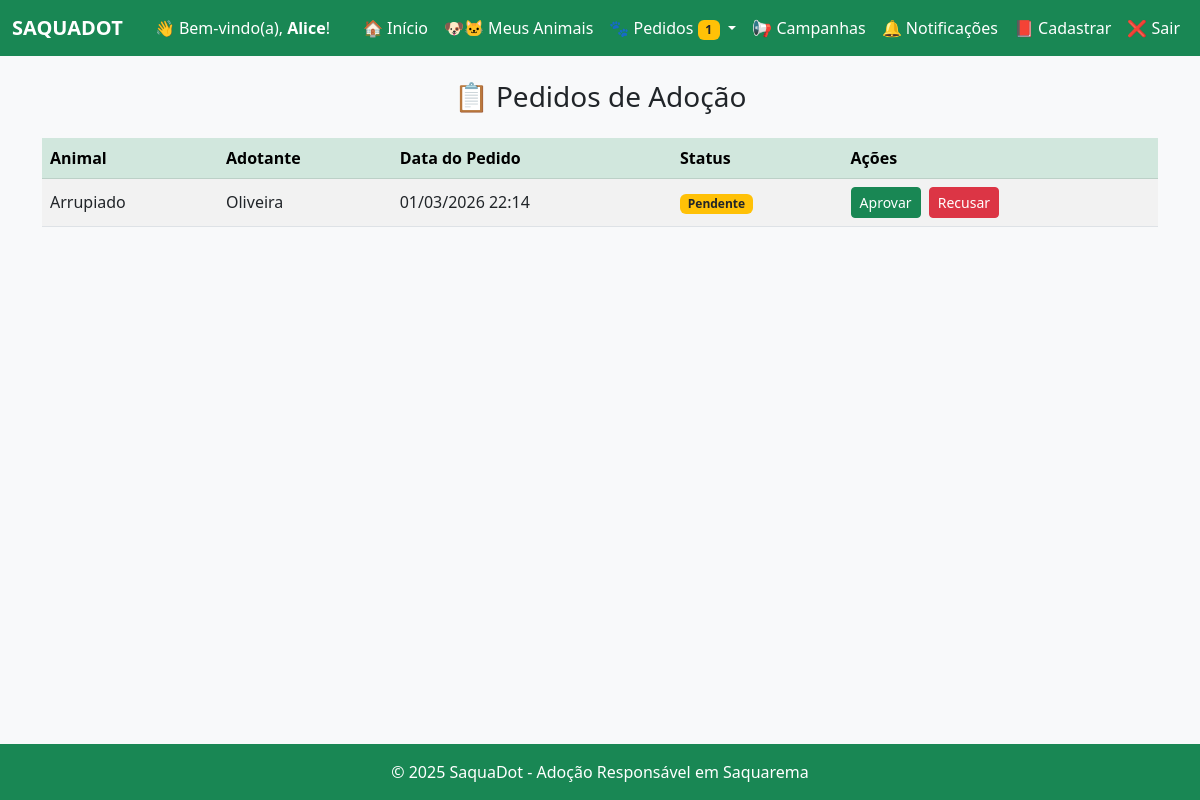
/adocoes/pendentes/ (signed in), run on the app's committed database.
### core/models.py (models this page shows, shortened)
class Adocao(models.Model):
    adotante = models.ForeignKey(User, on_delete=models.CASCADE)
    animal = models.ForeignKey(Animal, on_delete=models.CASCADE)
    data_pedido = models.DateTimeField(auto_now_add=True)
    aprovado = models.BooleanField(default=False)

class Animal(models.Model):
    PORTE_CHOICES = [
        ('Pequeno', 'Pequeno'),
        ('Médio', 'Médio'),
        ('Grande', 'Grande'),
    ]
    SEXO_CHOICES = [
        ('Macho', 'Macho'),
        ('Fêmea', 'Fêmea'),
    ]
    IDADE_CHOICES = [
        ('Menos de 6 meses', 'Menos de 6 meses'),
        ('7 a 11 meses', '7 a 11 meses'),
        ('1 ano', '1 ano'),
        ('2 anos', '2 anos'),
        ('3 anos', '3 anos'),
        ('4 anos', '4 anos'),
        ('5 anos', '5 anos'),
        ('6 anos', '6 anos'),
        ('7 ou mais', '7 ou mais'),
    ]
    nome = models.CharField(max_length=100)
    especie = models.CharField(max_length=50, choices=[('Cachorro', 'Cachorro'), ('Gato', 'Gato')])
    idade = models.CharField(max_length=20, choices=IDADE_CHOICES, verbose_name="Idade")
    descricao = models.TextField()
    foto = models.ImageField(upload_to='animais/')
    adotado = models.BooleanField(default=False)
    cuidador = models.ForeignKey(User, on_delete=models.CASCADE, related_name='animais')
    porte = models.CharField(
        max_length=10,
        choices=PORTE_CHOICES,
        verbose_name="Porte",
        null=True, # Permite que animais antigos não tenham porte
        blank=True # Permite que o campo seja opcional no formulário
    )
    sexo = models.CharField(
        max_length=10,
        choices=SEXO_CHOICES,
        verbose_name="Sexo",
        null=True,
        blank=True
    )
    whatsapp = models.CharField(
        max_length=20,
        blank=True,
        null=True,
        verbose_name="WhatsApp",
        help_text="Número com DDD"
    )
    email = models.EmailField(
        blank=True,
        null=True,
        verbose_name="E-mail"
    )

### core/views.py (the view)
# urls.py: path('adocoes/pendentes/', views.adocoes_pendentes, name='adocoes_pendentes'),
@login_required
def adocoes_pendentes(request):
    adocoes = Adocao.objects.filter(animal__cuidador=request.user)
    return render(request, 'core/adocoes_pendentes.html', {'adocoes': adocoes})

### core/context_processors.py (called while the page is built)
def contagem_pedidos(request):
    if request.user.is_authenticated:
        pendentes = Adocao.objects.filter(animal__cuidador=request.user, aprovado=False).count()
        return {'pedidos_pendentes': pendentes}
    return {}

def contagem_notificacoes(request):
    if request.user.is_authenticated:
        nao_lidas = Notificacao.objects.filter(usuario=request.user, lida=False).count()
        return {'notificacoes_nao_lidas': nao_lidas}
    return {}

### core/templates/core/adocoes_pendentes.html
{% extends 'core/base.html' %}
{% block content %}
<h3 class="text-center mb-4">📋 Pedidos de Adoção</h3>
{% if adocoes %}
  <div class="table-responsive">
    <table class="table table-striped align-middle">
      <thead class="table-success">
        <tr>
          <th>Animal</th>
          <th>Adotante</th>
          <th>Data do Pedido</th>
          <th>Status</th>
          <th>Ações</th>
        </tr>
      </thead>
      <tbody>
        {% for adocao in adocoes %}
          <tr>
            <td>{{ adocao.animal.nome }}</td>
            <td>{{ adocao.adotante.username }}</td>
            <td>{{ adocao.data_pedido|date:"d/m/Y H:i" }}</td>
            <td>
              {% if adocao.aprovado %}
                <span class="badge bg-success">Aprovado</span>
              {% else %}
                <span class="badge bg-warning text-dark">Pendente</span>
              {% endif %}
            </td>
            <td>
              {% if not adocao.aprovado %}
                <a href="{% url 'aprovar_adocao' adocao.id %}" class="btn btn-sm btn-success">Aprovar</a>
                <a href="{% url 'recusar_adocao' adocao.id %}" class="btn btn-sm btn-danger ms-1">Recusar</a>
              {% else %}
                <a href="{% url 'desfazer_adocao' adocao.id %}" class="btn btn-sm btn-warning">Desfazer</a>
              {% endif %}
            </td>
          </tr>
        {% endfor %}
      </tbody>
    </table>
  </div>
{% else %}
  <p class="text-center">Nenhum pedido de adoção recebido até o momento 🐾</p>
{% endif %}
{% endblock %}

### core/templates/core/base.html (shortened to what this page needs)
{% load static %}
<!DOCTYPE html>
<html lang="pt-br">
<head>
  <link href="https://cdn.jsdelivr.net/npm/bootstrap@5.3.0/dist/css/bootstrap.min.css" rel="stylesheet">
  <link href="{% static 'core/styles.css' %}" rel="stylesheet">
</head>
<body>
  <nav class="navbar navbar-expand-lg" style="background-color: #198754;">
    <div class="container-fluid">
      <a class="navbar-brand text-white fw-bold" href="/">SAQUADOT</a>
      {% if user.is_authenticated %}
        <span class="navbar-text text-white ms-3">
          👋 Bem-vindo(a), <strong>{{ user.first_name|default:user.username }}</strong>!
        </span>
      {% endif %}
      <div class="collapse navbar-collapse justify-content-end" id="navbarNav">
        <ul class="navbar-nav">
          {% if user.is_authenticated %}
            <li class="nav-item"><a class="nav-link text-white" href="/">🏠 Início</a></li>
            <li class="nav-item"><a class="nav-link text-white" href="/meus-animais/">🐶🐱 Meus Animais</a></li>
            <li class="nav-item dropdown">
              <a class="nav-link dropdown-toggle text-white" href="#" id="navbarDropdown" role="button" data-bs-toggle="dropdown">
                🐾 Pedidos
                {% if pedidos_pendentes > 0 %}
                  <span class="badge bg-warning text-dark">{{ pedidos_pendentes }}</span>
                {% endif %}
              </a>
            </li>
            <li class="nav-item"><a class="nav-link text-white" href="/campanhas/">📢 Campanhas</a></li>
            <li class="nav-item">
              <a class="nav-link text-white position-relative" href="/notificacoes/">
                🔔 Notificações
              </a>
            </li>
            <li class="nav-item"><a class="nav-link text-white" href="/animal/cadastrar/">📕 Cadastrar</a></li>
            <li class="nav-item"><a class="nav-link text-white" href="/logout/">❌ Sair</a></li>
          {% else %}
            <li class="nav-item"><a class="nav-link text-white" href="/login/">Entrar</a></li>
            <li class="nav-item"><a class="nav-link text-white" href="/register/">Cadastrar</a></li>
          {% endif %}
        </ul>
      </div>
    </div>
  </nav>
  <div class="toast-container position-fixed bottom-0 end-0 p-3" style="z-index: 1100;">
  </div>
  <div class="container mt-4">
    {% block content %}{% endblock %}
  </div>
  <footer class="bg-success text-white text-center py-3 mt-auto">
    © 2025 SaquaDot - Adoção Responsável em Saquarema
  </footer>
</body>
</html>

### core/static/core/styles.css (style rules this page uses)
html, body { height: 100%; }
body { background-color: #f8f9fa; display: flex; flex-direction: column; }
.navbar { background-color: #198754; }
.navbar a, .navbar-brand { color: white !important; }
footer { background-color: #198754; color: white; text-align: center; padding: 15px; margin-top: auto; }

### data on the page
Adocao: animal.nome "Arrupiado", adotante.username "Oliveira", data_pedido "01/03/2026 22:14", aprovado "Pendente"

### other printed values
{{ user.first_name|default:user.username }} "Alice"
{{ pedidos_pendentes }} "1"
